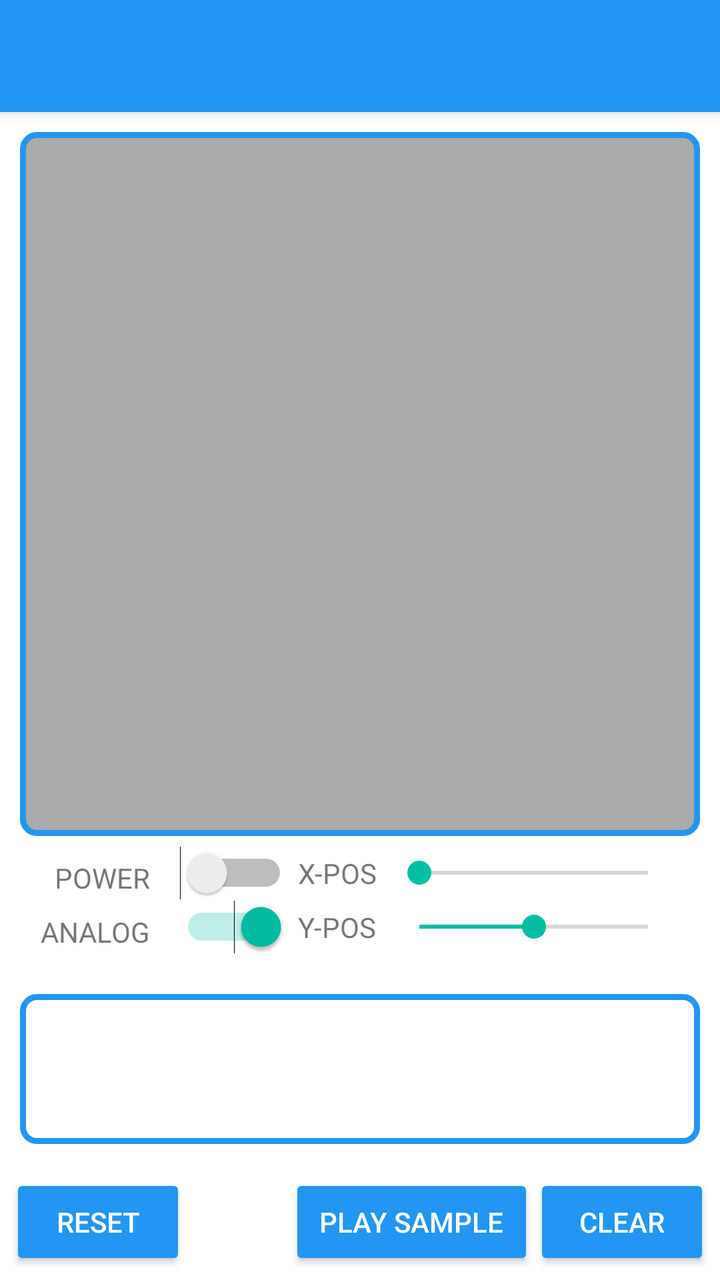
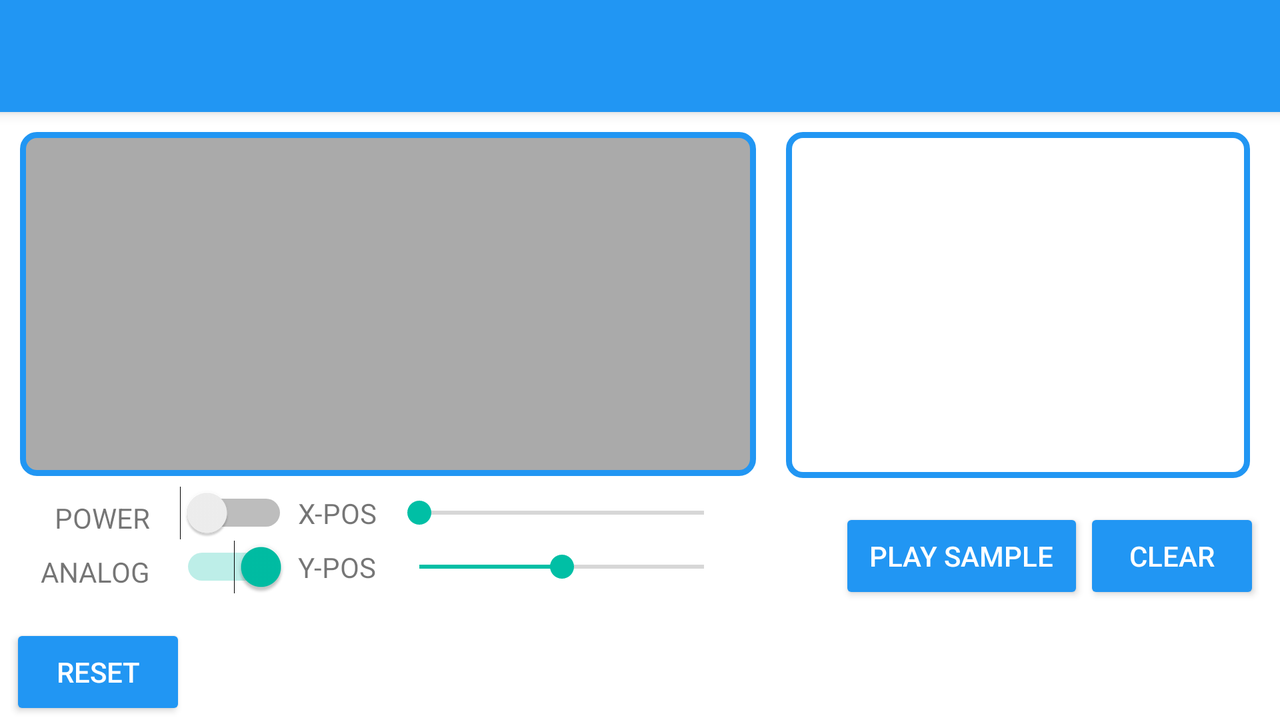

The same Android screen from two of the app's own layout files: first res/layout/ as a phone draws it, then the repository's variant for another configuration, drawn on a device whose configuration selects that folder. Both files follow.
<!-- AndroidManifest.xml: application theme AppTheme -->
<!-- res/layout/activity_listen.xml -->
<?xml version="1.0" encoding="utf-8"?>
<RelativeLayout xmlns:android="http://schemas.android.com/apk/res/android"
    xmlns:app="http://schemas.android.com/apk/res-auto"
    xmlns:tools="http://schemas.android.com/tools"
    android:layout_width="match_parent"
    android:layout_height="match_parent"
    android:orientation="vertical">

    <androidx.appcompat.widget.Toolbar
        android:id="@+id/toolbar"
        android:layout_width="match_parent"
        android:layout_height="wrap_content"

        android:background="@color/colorPrimary"
        android:elevation="4dp"

        android:theme="@style/ThemeOverlay.AppCompat.Dark.ActionBar"
        app:popupTheme="@style/ThemeOverlay.AppCompat.Dark.ActionBar"
        tools:ignore="UnusedAttribute" />

    <FrameLayout

        android:id="@+id/panel_layout"
        android:layout_width="match_parent"
        android:layout_height="wrap_content"
        android:layout_above="@+id/outputLayout"
        android:layout_below="@id/toolbar"

        android:orientation="vertical"
        android:padding="5dp">

        <LinearLayout
            android:layout_width="match_parent"
            android:layout_height="match_parent"
            android:orientation="vertical">

            <LinearLayout
                android:layout_width="match_parent"
                android:layout_height="match_parent"
                android:orientation="vertical"
                android:padding="5dp">

                <ImageView
                    android:id="@+id/imageViewWave"
                    android:layout_width="match_parent"
                    android:layout_height="0dp"
                    android:layout_weight="1"
                    android:background="@drawable/canvas_background"
                    android:contentDescription="@string/app_name"
                    android:padding="8dp" />

                <LinearLayout
                    android:id="@+id/layoutPanel"
                    android:layout_width="match_parent"
                    android:layout_height="wrap_content"
                    android:baselineAligned="false"
                    android:orientation="horizontal"
                    android:padding="5dp">

                    <LinearLayout
                        android:layout_width="wrap_content"
                        android:layout_height="match_parent"
                        android:orientation="vertical"
                        android:paddingLeft="5dp"
                        android:paddingRight="5dp">


                        <TextView
                            android:layout_width="match_parent"
                            android:layout_height="wrap_content"
                            android:layout_weight="1"
                            android:gravity="center_vertical|right"
                            android:paddingRight="5dp"
                            android:paddingTop="5dp"
                            android:text="@string/power"
                            android:textAppearance="?android:attr/textAppearanceSmall" />

                        <TextView
                            android:layout_width="match_parent"
                            android:layout_height="wrap_content"
                            android:layout_weight="1"
                            android:gravity="center_vertical|right"
                            android:paddingRight="5dp"
                            android:paddingTop="5dp"
                            android:text="@string/analog"
                            android:textAppearance="?android:attr/textAppearanceSmall" />


                    </LinearLayout>

                    <LinearLayout
                        android:layout_width="wrap_content"
                        android:layout_height="match_parent"
                        android:orientation="vertical">


                        <Switch
                            android:id="@+id/switchPower"
                            android:layout_width="wrap_content"
                            android:layout_height="wrap_content"
                            android:layout_weight="1"
                            android:checked="false"
                            android:gravity="center_vertical|center_horizontal"
                            android:paddingLeft="5dp"
                            android:paddingRight="5dp" />

                        <Switch
                            android:id="@+id/switchAnalog"
                            android:layout_width="wrap_content"
                            android:layout_height="wrap_content"
                            android:layout_weight="1"
                            android:checked="true"
                            android:gravity="center_vertical|center_horizontal"
                            android:paddingLeft="5dp"
                            android:paddingRight="5dp" />

                    </LinearLayout>

                    <LinearLayout
                        android:layout_width="wrap_content"
                        android:layout_height="match_parent"
                        android:orientation="vertical">


                        <TextView
                            android:layout_width="match_parent"
                            android:layout_height="wrap_content"
                            android:layout_weight="1"
                            android:gravity="center_vertical"
                            android:text="@string/x_pos"
                            android:textAppearance="?android:attr/textAppearanceSmall" />

                        <TextView
                            android:layout_width="match_parent"
                            android:layout_height="wrap_content"
                            android:layout_weight="1"
                            android:gravity="center_vertical"
                            android:text="@string/y_pos"
                            android:textAppearance="?android:attr/textAppearanceSmall" />


                    </LinearLayout>

                    <LinearLayout
                        android:layout_width="0dp"
                        android:layout_height="match_parent"
                        android:layout_gravity="top"
                        android:layout_weight="1"
                        android:orientation="vertical"
                        android:paddingLeft="5dp"
                        android:paddingRight="5dp">

                        <SeekBar
                            android:id="@+id/seekBarXPos"
                            android:layout_width="match_parent"
                            android:layout_height="wrap_content"
                            android:layout_gravity="center_vertical|left"

                            android:layout_weight="1"

                            android:max="4"
                            android:maxHeight="1000dp"
                            android:progress="0" />

                        <SeekBar
                            android:id="@+id/seekBarYPos"
                            android:layout_width="match_parent"
                            android:layout_height="wrap_content"
                            android:layout_gravity="center_vertical|left"
                            android:layout_weight="1"
                            android:max="4"
                            android:maxHeight="1000dp"
                            android:progress="2" />


                    </LinearLayout>

                </LinearLayout>

            </LinearLayout>
        </LinearLayout>
    </FrameLayout>

    <LinearLayout
        android:id="@+id/outputLayout"
        android:layout_width="match_parent"
        android:layout_height="90dp"
        android:layout_above="@+id/layoutButton"
        android:orientation="vertical"
        android:paddingBottom="10dp"
        android:paddingLeft="10dp"
        android:paddingRight="10dp"
        android:paddingTop="5dp">

        <ScrollView
            android:id="@+id/scrollViewOutput"
            android:layout_width="match_parent"
            android:layout_height="match_parent"
            android:background="@drawable/blue_border_round_rect">

            <TextView
                android:id="@+id/textViewOutput"
                style="?android:attr/textAppearanceMedium"

                android:layout_width="match_parent"
                android:layout_height="wrap_content"
                android:ems="10"
                android:linksClickable="false"
                android:longClickable="true"
                android:maxLines="300"
                android:padding="5dp"
                android:textColor="@color/colorPrimary" />
        </ScrollView>
    </LinearLayout>

    <LinearLayout
        android:id="@+id/layoutButton"
        android:layout_width="match_parent"
        android:layout_height="wrap_content"
        android:layout_alignParentBottom="true"
        android:orientation="horizontal"
        android:padding="5dp">


        <Button
            android:id="@+id/imageButtonReset"
            style="@style/AppTheme.Button"
            android:layout_width="wrap_content"
            android:layout_height="wrap_content"
            android:text="@string/reset" />

        <Space
            android:layout_width="0dp"
            android:layout_height="20dp"
            android:layout_weight="1" />


        <Button
            android:id="@+id/buttonPlay"
            style="@style/AppTheme.Button"
            android:layout_width="wrap_content"
            android:layout_height="wrap_content"
            android:allowUndo="true"
            android:paddingLeft="15dp"
            android:paddingRight="15dp"
            android:text="@string/play_sample" />


        <Button
            android:id="@+id/buttonClear"
            style="@style/AppTheme.Button"
            android:layout_width="wrap_content"
            android:layout_height="wrap_content"
            android:text="@string/clear" />

    </LinearLayout>
</RelativeLayout>
<!-- resources referenced by this layout -->
<resources>
  <color name="colorPrimary">#2196f3</color>
  <!-- drawable blue_border_round_rect (drawable) -->
  <?xml version="1.0" encoding="utf-8"?>
  <selector xmlns:android="http://schemas.android.com/apk/res/android">
      <item>
          <shape>
              <solid android:color="@android:color/transparent" />
              <stroke android:width="3dp" android:color="@color/colorPrimary" />
  
              <corners android:bottomLeftRadius="7dp" android:bottomRightRadius="7dp" android:topLeftRadius="7dp" android:topRightRadius="7dp" />
          </shape>
      </item>
  </selector>
  <!-- drawable canvas_background (drawable) -->
  <?xml version="1.0" encoding="utf-8"?>
  <selector xmlns:android="http://schemas.android.com/apk/res/android">
      <item>
          <shape>
              <solid android:color="@android:color/darker_gray" />
              <stroke android:width="3dp" android:color="@color/colorPrimary" />
              <corners android:bottomLeftRadius="7dp" android:bottomRightRadius="7dp" android:topLeftRadius="7dp" android:topRightRadius="7dp" />
          </shape>
  
      </item>
  </selector>
  <string name="analog">ANALOG</string>
  <string name="app_name">Morse Code Toolkit</string>
  <string name="clear">Clear</string>
  <string name="play_sample">Play Sample</string>
  <string name="power">POWER</string>
  <string name="reset">RESET</string>
  <string name="x_pos">X-POS</string>
  <string name="y_pos">Y-POS</string>
  <!-- from res/values-v21/ -->
  <style name="AppTheme.Button" parent="Widget.AppCompat.Button.Colored">
          <item name="colorButtonNormal">@color/colorPrimary</item>
          <item name="android:textColor">@android:color/white</item>
  
      </style>
  <style name="AppTheme" parent="Theme.MaterialComponents.DayNight.DarkActionBar">
  
          
          <item name="colorPrimary">@color/colorPrimary</item>
          <item name="colorPrimaryDark">@color/colorPrimaryDark</item>
          <item name="colorAccent">@color/colorAccent</item>
  
      </style>
  <color name="colorPrimaryDark">#1976D2</color>
  <color name="colorAccent">#00BFA5</color>
</resources>
<!-- res/layout-land/activity_listen.xml (the repository's variant of the layout above) -->
<!-- drawn on the phone turned sideways -->
<?xml version="1.0" encoding="utf-8"?>
<RelativeLayout xmlns:android="http://schemas.android.com/apk/res/android"
    xmlns:app="http://schemas.android.com/apk/res-auto"
    xmlns:tools="http://schemas.android.com/tools"
    android:layout_width="match_parent"
    android:layout_height="match_parent"
    android:orientation="vertical">

    <androidx.appcompat.widget.Toolbar
        android:id="@+id/toolbar"
        android:layout_width="match_parent"
        android:layout_height="wrap_content"

        android:background="@color/colorPrimary"
        android:elevation="4dp"

        android:theme="@style/ThemeOverlay.AppCompat.Dark.ActionBar"
        app:popupTheme="@style/ThemeOverlay.AppCompat.Dark.ActionBar"
        tools:ignore="UnusedAttribute" />

    <FrameLayout

        android:id="@+id/panel_layout"
        android:layout_width="match_parent"
        android:layout_height="wrap_content"
        android:layout_above="@+id/layoutBottom"
        android:layout_below="@id/toolbar"

        android:orientation="vertical"
        android:padding="5dp">

        <LinearLayout
            android:layout_width="match_parent"
            android:layout_height="match_parent"
            android:baselineAligned="false"
            android:orientation="horizontal">

            <LinearLayout
                android:layout_width="0dp"
                android:layout_height="match_parent"
                android:layout_weight="3"
                android:orientation="vertical">

                <LinearLayout
                    android:layout_width="match_parent"
                    android:layout_height="match_parent"
                    android:orientation="vertical"
                    android:padding="5dp">

                    <ImageView
                        android:id="@+id/imageViewWave"
                        android:layout_width="match_parent"
                        android:layout_height="0dp"
                        android:layout_weight="1"
                        android:background="@drawable/canvas_background"
                        android:contentDescription="@string/app_name"
                        android:padding="8dp" />

                    <LinearLayout
                        android:id="@+id/layoutPanel"
                        android:layout_width="match_parent"
                        android:layout_height="wrap_content"
                        android:baselineAligned="false"
                        android:orientation="horizontal"
                        android:padding="5dp">

                        <LinearLayout
                            android:layout_width="wrap_content"
                            android:layout_height="match_parent"
                            android:orientation="vertical"
                            android:paddingLeft="5dp"
                            android:paddingRight="5dp">


                            <TextView
                                android:layout_width="match_parent"
                                android:layout_height="wrap_content"
                                android:layout_weight="1"
                                android:gravity="center_vertical|right"
                                android:paddingRight="5dp"
                                android:paddingTop="5dp"
                                android:text="@string/power"
                                android:textAppearance="?android:attr/textAppearanceSmall" />

                            <TextView
                                android:layout_width="match_parent"
                                android:layout_height="wrap_content"
                                android:layout_weight="1"
                                android:gravity="center_vertical|right"
                                android:paddingRight="5dp"
                                android:paddingTop="5dp"
                                android:text="@string/analog"
                                android:textAppearance="?android:attr/textAppearanceSmall" />


                        </LinearLayout>

                        <LinearLayout
                            android:layout_width="wrap_content"
                            android:layout_height="match_parent"
                            android:orientation="vertical">


                            <Switch
                                android:id="@+id/switchPower"
                                android:layout_width="wrap_content"
                                android:layout_height="wrap_content"
                                android:layout_weight="1"
                                android:checked="false"
                                android:gravity="center_vertical|center_horizontal"
                                android:paddingLeft="5dp"
                                android:paddingRight="5dp" />

                            <Switch
                                android:id="@+id/switchAnalog"
                                android:layout_width="wrap_content"
                                android:layout_height="wrap_content"
                                android:layout_weight="1"
                                android:checked="true"
                                android:gravity="center_vertical|center_horizontal"
                                android:paddingLeft="5dp"
                                android:paddingRight="5dp" />

                        </LinearLayout>

                        <LinearLayout
                            android:layout_width="wrap_content"
                            android:layout_height="match_parent"
                            android:orientation="vertical">


                            <TextView
                                android:layout_width="match_parent"
                                android:layout_height="wrap_content"
                                android:layout_weight="1"
                                android:gravity="center_vertical"
                                android:text="@string/x_pos"
                                android:textAppearance="?android:attr/textAppearanceSmall" />

                            <TextView
                                android:layout_width="match_parent"
                                android:layout_height="wrap_content"
                                android:layout_weight="1"
                                android:gravity="center_vertical"
                                android:text="@string/y_pos"
                                android:textAppearance="?android:attr/textAppearanceSmall" />


                        </LinearLayout>

                        <LinearLayout
                            android:layout_width="0dp"
                            android:layout_height="match_parent"
                            android:layout_gravity="top"
                            android:layout_weight="1"
                            android:orientation="vertical"
                            android:paddingLeft="5dp"
                            android:paddingRight="5dp">

                            <SeekBar
                                android:id="@+id/seekBarXPos"
                                android:layout_width="match_parent"
                                android:layout_height="wrap_content"
                                android:layout_gravity="center_vertical|left"

                                android:layout_weight="1"

                                android:max="4"
                                android:maxHeight="1000dp"
                                android:progress="0" />

                            <SeekBar
                                android:id="@+id/seekBarYPos"
                                android:layout_width="match_parent"
                                android:layout_height="wrap_content"
                                android:layout_gravity="center_vertical|left"
                                android:layout_weight="1"
                                android:max="4"
                                android:maxHeight="1000dp"
                                android:progress="2" />


                        </LinearLayout>

                    </LinearLayout>

                </LinearLayout>
            </LinearLayout>

            <LinearLayout
                android:layout_width="0dp"
                android:layout_height="match_parent"
                android:layout_weight="2"
                android:orientation="vertical">

                <LinearLayout
                    android:id="@+id/outputLayout"
                    android:layout_width="match_parent"
                    android:layout_height="0dp"
                    android:layout_weight="1"
                    android:orientation="vertical"
                    android:paddingBottom="10dp"
                    android:paddingLeft="10dp"
                    android:paddingRight="10dp"
                    android:paddingTop="5dp">

                    <ScrollView
                        android:id="@+id/scrollViewOutput"
                        android:layout_width="match_parent"
                        android:layout_height="match_parent"
                        android:background="@drawable/blue_border_round_rect">

                        <TextView
                            android:id="@+id/textViewOutput"
                            style="?android:attr/textAppearanceMedium"

                            android:layout_width="match_parent"
                            android:layout_height="wrap_content"
                            android:ems="10"
                            android:linksClickable="false"
                            android:longClickable="false"
                            android:maxLines="300"
                            android:padding="5dp"
                            android:textColor="@color/colorPrimary" />
                    </ScrollView>
                </LinearLayout>

                <LinearLayout
                    android:id="@+id/layoutButton"
                    android:layout_width="match_parent"
                    android:layout_height="wrap_content"
                    android:orientation="horizontal"
                    android:padding="5dp">


                    <Space
                        android:layout_width="0dp"
                        android:layout_height="20dp"
                        android:layout_weight="1" />


                    <Button
                        android:id="@+id/buttonPlay"
                        style="@style/AppTheme.Button"
                        android:layout_width="wrap_content"
                        android:layout_height="wrap_content"
                        android:paddingLeft="15dp"
                        android:paddingRight="15dp"
                        android:text="@string/play_sample" />


                    <Button
                        android:id="@+id/buttonClear"
                        style="@style/AppTheme.Button"
                        android:layout_width="wrap_content"
                        android:layout_height="wrap_content"
                        android:text="@string/clear" />

                </LinearLayout>

            </LinearLayout>

        </LinearLayout>
    </FrameLayout>

    <LinearLayout
        android:id="@+id/layoutBottom"
        android:layout_width="match_parent"
        android:layout_height="wrap_content"
        android:layout_alignParentBottom="true"
        android:orientation="horizontal"
        android:paddingLeft="5dp"
        android:paddingRight="5dp">

        <Button
            android:id="@+id/imageButtonReset"
            style="@style/AppTheme.Button"
            android:layout_width="wrap_content"
            android:layout_height="wrap_content"
            android:text="@string/reset" />

        <Space
            android:layout_width="0dp"
            android:layout_height="20dp"
            android:layout_weight="1" />

        <Space
            android:layout_width="0dp"
            android:layout_height="20dp"
            android:layout_weight="1" />

    </LinearLayout>

</RelativeLayout>
